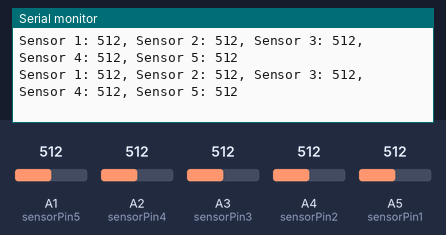
A sketch run on a simulated Arduino Uno, built with avr-gcc and run on an emulated ATmega328P. On the bench: the last lines printed to the serial monitor. The test bench sets the inputs (shaded band); at power-on: A1 (sensorPin5) = 512, A2 (sensorPin4) = 512, A3 (sensorPin3) = 512, A4 (sensorPin2) = 512, A5 (sensorPin1) = 512.

Above: at 1.2 s.
1.3 s: A1 (sensorPin5) set to 109
At 1.47 s:
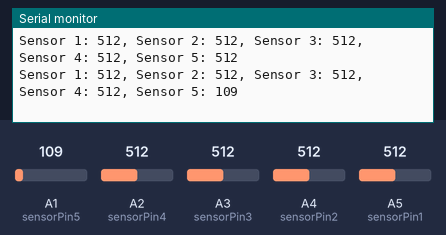
4.3 s: A1 (sensorPin5) set to 90
At 4.36 s:
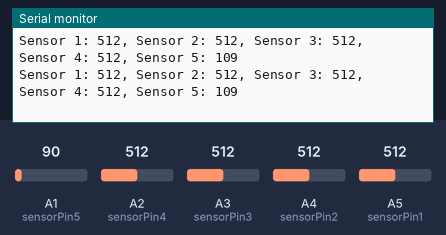
7.3 s: A2 (sensorPin4) set to 106
At 7.36 s:
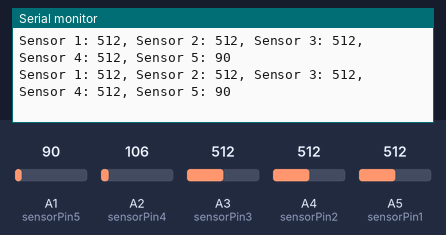
10.3 s: A2 (sensorPin4) set to 93
At 10.36 s:
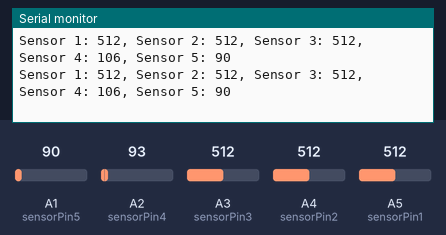
13.3 s: A3 (sensorPin3) set to 106
At 13.32 s:
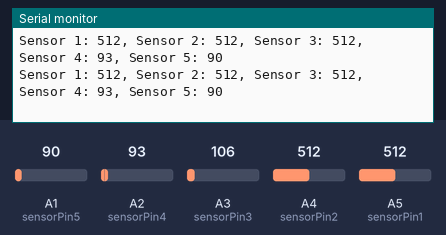
14.8 s: A3 (sensorPin3) set to 88
At 14.84 s:
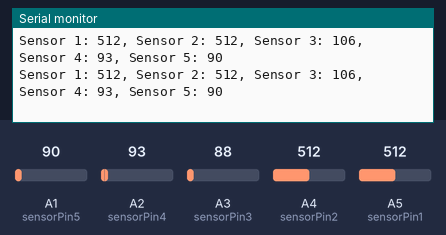
Timing chart, 0 to 17.8 s (numbered marks = the images above; inputs shaded):
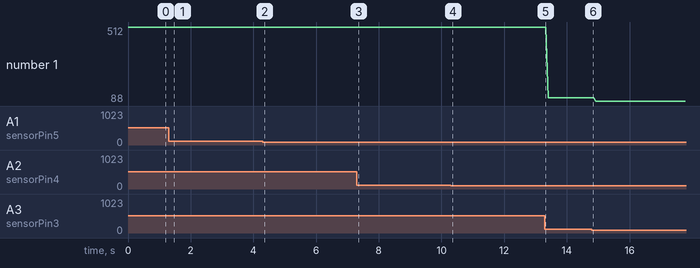

Measured:
- after the input at 1.3 s, the serial monitor: prints a new line after 0.10 s (image 1)
- plotted number 1: 512 → 106 after the input at 13.3 s, 106 → 88 after the input at 14.8 s

The sketch:

sensors.ino
```cpp
// Define the pins for the TCRT5000L sensor
int sensorPin1 = A5;
int sensorPin2 = A4;
int sensorPin3 = A3;
int sensorPin4 = A2;
int sensorPin5 = A1;


void setup() {
  // Set the sensor pins as input
  pinMode(sensorPin1, INPUT);
  pinMode(sensorPin2, INPUT);
  pinMode(sensorPin3, INPUT);
  pinMode(sensorPin4, INPUT);
  pinMode(sensorPin5, INPUT);

  // Initialize the serial communication
  Serial.begin(9600);

}

void loop() {
  // Read the sensor values
  int sensorValue1 = analogRead(sensorPin1);
  int sensorValue2 = analogRead(sensorPin2);
  int sensorValue3 = analogRead(sensorPin3);
  int sensorValue4 = analogRead(sensorPin4);
  int sensorValue5 = analogRead(sensorPin5);


  // Print the sensor values to the serial monitor
  Serial.print("Sensor 1: ");
  Serial.print(sensorValue1);
  Serial.print(", Sensor 2: ");
  Serial.print(sensorValue2);
  Serial.print(", Sensor 3: ");
  Serial.print(sensorValue3);
  Serial.print(", Sensor 4: ");
  Serial.print(sensorValue4);
  Serial.print(", Sensor 5: ");
  Serial.println(sensorValue5);

}
```
